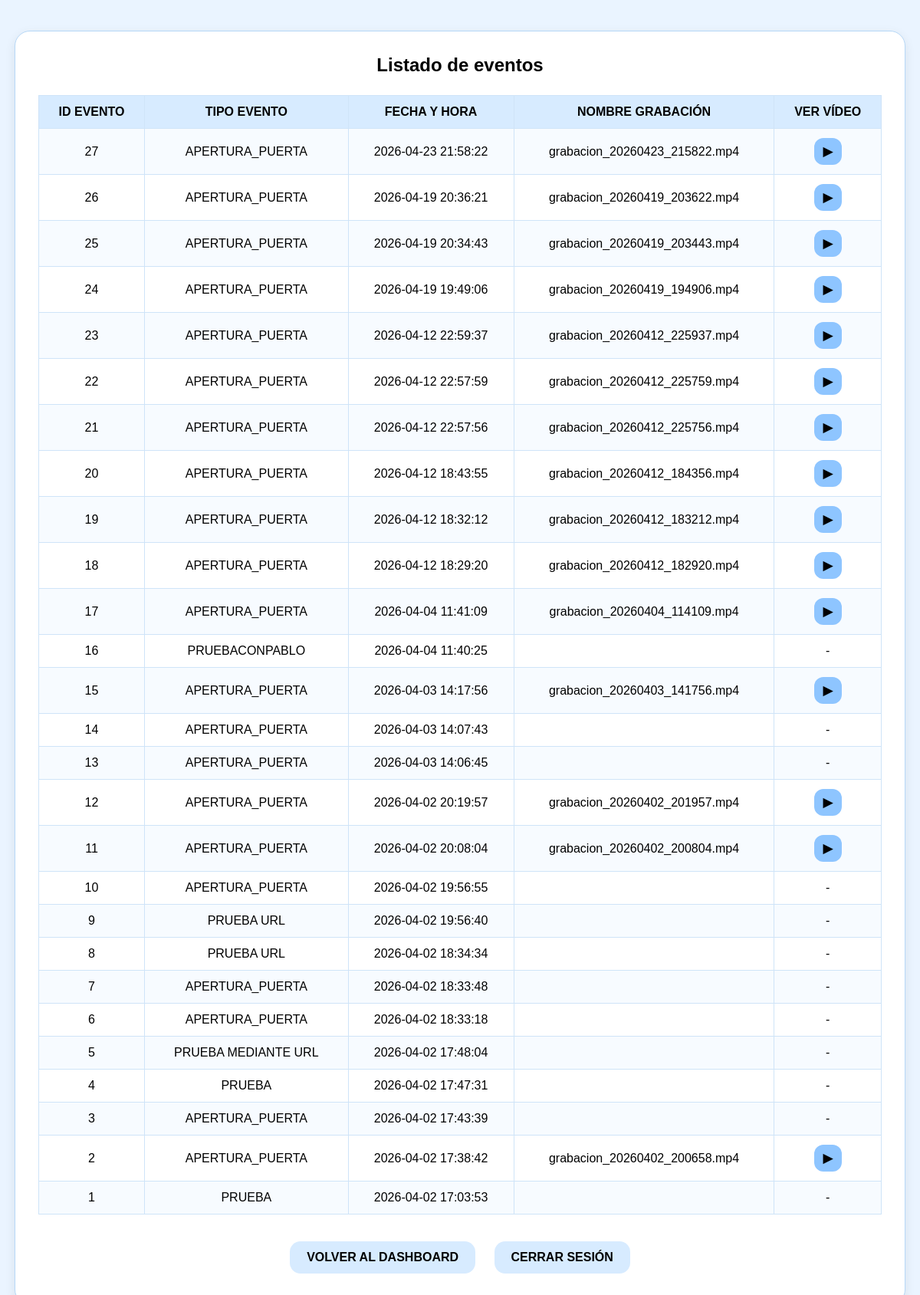
Page /config/web/eventos.php (signed in) on the committed database.
### tables this page shows
CREATE TABLE `grabaciones` (
  `id_grabacion` int NOT NULL AUTO_INCREMENT,
  `nombre` varchar(100) NOT NULL,
  `ruta` varchar(255) NOT NULL,
  `fecha_hora` datetime NOT NULL,
  `id_evento` int DEFAULT NULL,
  PRIMARY KEY (`id_grabacion`),
  UNIQUE KEY `id_evento` (`id_evento`),
  CONSTRAINT `grabaciones_ibfk_1` FOREIGN KEY (`id_evento`) REFERENCES `evento` (`id_evento`)
);

CREATE TABLE `evento` (
  `id_evento` int NOT NULL AUTO_INCREMENT,
  `tipo_evento` varchar(50) NOT NULL,
  `fecha_hora` datetime NOT NULL,
  PRIMARY KEY (`id_evento`)
);

### config/web/eventos.php (the view, shortened to what this page needs)
<?php
try {
    $conexion = mysqli_connect($servidor, $user, $password, $bd);
    $sql = "select evento.id_evento, evento.tipo_evento, evento.fecha_hora, grabaciones.nombre, grabaciones.ruta
            from evento
            left join grabaciones on evento.id_evento = grabaciones.id_evento
            order by evento.fecha_hora desc";
    $resultado_sql = mysqli_query($conexion, $sql);
    $eventos = mysqli_fetch_all($resultado_sql, MYSQLI_ASSOC);
} catch (Exception $e) {
    echo "Error: ".$e->getMessage();
}
?>
<!DOCTYPE html>
<html>
<head>
</head>
<body>
    <div class="contenedor">
        <h2>Listado de eventos</h2>
        <table>
            <tr>
                <th>ID EVENTO</th>
                <th>TIPO EVENTO</th>
                <th>FECHA Y HORA</th>
                <th>NOMBRE GRABACIÓN</th>
                <th>VER VÍDEO</th>
            </tr>
            <?php
                foreach($eventos as $evento){
                    echo "<tr>";
                    echo "<td>".$evento['id_evento']."</td>";
                    echo "<td>".$evento['tipo_evento']."</td>";
                    echo "<td>".$evento['fecha_hora']."</td>";
                    echo "<td>".$evento['nombre']."</td>";
                    if(isset($evento['ruta']) && $evento['ruta']!=""){
                        echo "<td><a class='play' href='".$evento['ruta']."' target='_blank'>▶</a></td>";
                    } else {
                        echo "<td>-</td>";
                    }
                    echo "</tr>";
                }
            ?>
        </table>
        <div class="acciones">
            <a href="dashboard.php">VOLVER AL DASHBOARD</a>
            <a href="logout.php">CERRAR SESIÓN</a>
        </div>
    </div>
</body>
</html>

### config/web/eventos.php (style rules this page uses)
body { margin:0; font-family: Arial, sans-serif; background-color:#eaf4ff; color:#000000; }
.contenedor { width:95%; max-width:1100px; margin:40px auto; background-color:#ffffff; border:1px solid #b7d8f7; border-radius:20px; padding:30px; box-shadow:0 4px 14px rgba(0,0,0,0.08); }
h2 { text-align:center; margin-top:0; margin-bottom:25px; }
table { width:100%; border-collapse:collapse; background-color:#ffffff; }
th, td { border:1px solid #cfe4f8; padding:12px; text-align:center; }
th { background-color:#d7ebff; }
tr:nth-child(even) { background-color:#f7fbff; }
.play { display:inline-block; text-decoration:none; background-color:#8ec5ff; color:#000000; padding:8px 12px; border-radius:12px; font-weight:bold; }
.acciones { text-align:center; margin-top:25px; }
.acciones a { display:inline-block; margin:10px; padding:12px 22px; text-decoration:none; background-color:#d7ebff; color:#000000; border-radius:14px; font-weight:bold; }

### rows in the picture
grabaciones: id_evento.id_evento "27", id_evento.tipo_evento "APERTURA_PUERTA", id_evento.fecha_hora "2026-04-23 21:58:22", nombre "grabacion_20260423_215822.mp4"
grabaciones: id_evento.id_evento "26", id_evento.tipo_evento "APERTURA_PUERTA", id_evento.fecha_hora "2026-04-19 20:36:21", nombre "grabacion_20260419_203622.mp4"
grabaciones: id_evento.id_evento "25", id_evento.tipo_evento "APERTURA_PUERTA", id_evento.fecha_hora "2026-04-19 20:34:43", nombre "grabacion_20260419_203443.mp4"
grabaciones: id_evento.id_evento "24", id_evento.tipo_evento "APERTURA_PUERTA", id_evento.fecha_hora "2026-04-19 19:49:06", nombre "grabacion_20260419_194906.mp4"
grabaciones: id_evento.id_evento "23", id_evento.tipo_evento "APERTURA_PUERTA", id_evento.fecha_hora "2026-04-12 22:59:37", nombre "grabacion_20260412_225937.mp4"
grabaciones: id_evento.id_evento "22", id_evento.tipo_evento "APERTURA_PUERTA", id_evento.fecha_hora "2026-04-12 22:57:59", nombre "grabacion_20260412_225759.mp4"
grabaciones: id_evento.id_evento "21", id_evento.tipo_evento "APERTURA_PUERTA", id_evento.fecha_hora "2026-04-12 22:57:56", nombre "grabacion_20260412_225756.mp4"
grabaciones: id_evento.id_evento "20", id_evento.tipo_evento "APERTURA_PUERTA", id_evento.fecha_hora "2026-04-12 18:43:55", nombre "grabacion_20260412_184356.mp4"
grabaciones: id_evento.id_evento "19", id_evento.tipo_evento "APERTURA_PUERTA", id_evento.fecha_hora "2026-04-12 18:32:12", nombre "grabacion_20260412_183212.mp4"
grabaciones: id_evento.id_evento "18", id_evento.tipo_evento "APERTURA_PUERTA", id_evento.fecha_hora "2026-04-12 18:29:20", nombre "grabacion_20260412_182920.mp4"
grabaciones: id_evento.id_evento "17", id_evento.tipo_evento "APERTURA_PUERTA", id_evento.fecha_hora "2026-04-04 11:41:09", nombre "grabacion_20260404_114109.mp4"
evento: id_evento "16", tipo_evento "PRUEBACONPABLO", fecha_hora "2026-04-04 11:40:25"
grabaciones: id_evento.id_evento "15", id_evento.tipo_evento "APERTURA_PUERTA", id_evento.fecha_hora "2026-04-03 14:17:56", nombre "grabacion_20260403_141756.mp4"
evento: id_evento "14", tipo_evento "APERTURA_PUERTA", fecha_hora "2026-04-03 14:07:43"
evento: id_evento "13", tipo_evento "APERTURA_PUERTA", fecha_hora "2026-04-03 14:06:45"
grabaciones: id_evento.id_evento "12", id_evento.tipo_evento "APERTURA_PUERTA", id_evento.fecha_hora "2026-04-02 20:19:57", nombre "grabacion_20260402_201957.mp4"
grabaciones: id_evento.id_evento "11", id_evento.tipo_evento "APERTURA_PUERTA", id_evento.fecha_hora "2026-04-02 20:08:04", nombre "grabacion_20260402_200804.mp4"
evento: id_evento "10", tipo_evento "APERTURA_PUERTA", fecha_hora "2026-04-02 19:56:55"
evento: id_evento "9", tipo_evento "PRUEBA URL", fecha_hora "2026-04-02 19:56:40"
evento: id_evento "8", tipo_evento "PRUEBA URL", fecha_hora "2026-04-02 18:34:34"
evento: id_evento "7", tipo_evento "APERTURA_PUERTA", fecha_hora "2026-04-02 18:33:48"
evento: id_evento "6", tipo_evento "APERTURA_PUERTA", fecha_hora "2026-04-02 18:33:18"
evento: id_evento "5", tipo_evento "PRUEBA MEDIANTE URL", fecha_hora "2026-04-02 17:48:04"
evento: id_evento "4", tipo_evento "PRUEBA", fecha_hora "2026-04-02 17:47:31"
evento: id_evento "3", tipo_evento "APERTURA_PUERTA", fecha_hora "2026-04-02 17:43:39"
grabaciones: id_evento.id_evento "2", id_evento.tipo_evento "APERTURA_PUERTA", id_evento.fecha_hora "2026-04-02 17:38:42", nombre "grabacion_20260402_200658.mp4"
evento: id_evento "1", tipo_evento "PRUEBA", fecha_hora "2026-04-02 17:03:53"
